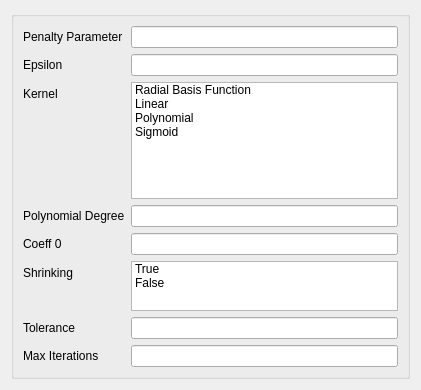
<?xml version="1.0" encoding="UTF-8"?>
<ui version="4.0">
 <class>Form</class>
 <widget class="QWidget" name="Form">
  <property name="geometry">
   <rect>
    <x>0</x>
    <y>0</y>
    <width>421</width>
    <height>390</height>
   </rect>
  </property>
  <property name="sizePolicy">
   <sizepolicy hsizetype="Ignored" vsizetype="Ignored">
    <horstretch>0</horstretch>
    <verstretch>0</verstretch>
   </sizepolicy>
  </property>
  <property name="windowTitle">
   <string>Form</string>
  </property>
  <layout class="QVBoxLayout" name="verticalLayout">
   <item>
    <widget class="QGroupBox" name="formGroupBox">
     <property name="toolTip">
      <string>&lt;html&gt;&lt;head/&gt;&lt;body&gt;&lt;p&gt;The method of Support Vector Classification can be extended to solve regression problems. This method is called Support Vector Regression.&lt;/p&gt;&lt;p&gt;The model produced by support vector classification (as described above) depends only on a subset of the training data, because the cost function for building the model does not care about training points that lie beyond the margin. Analogously, the model produced by Support Vector Regression depends only on a subset of the training data, because the cost function for building the model ignores any training data close to the model prediction.&lt;/p&gt;&lt;/body&gt;&lt;/html&gt;</string>
     </property>
     <layout class="QFormLayout" name="formLayout">
      <property name="fieldGrowthPolicy">
       <enum>QFormLayout::AllNonFixedFieldsGrow</enum>
      </property>
      <item row="0" column="0">
       <widget class="QLabel" name="cLabel">
        <property name="text">
         <string>Penalty Parameter</string>
        </property>
       </widget>
      </item>
      <item row="0" column="1">
       <widget class="QLineEdit" name="cLineEdit">
        <property name="value" stdset="0">
         <double>1.000000000000000</double>
        </property>
       </widget>
      </item>
      <item row="1" column="0">
       <widget class="QLabel" name="epsilonLabel">
        <property name="text">
         <string>Epsilon</string>
        </property>
       </widget>
      </item>
      <item row="1" column="1">
       <widget class="QLineEdit" name="epsilonLineEdit">
        <property name="value" stdset="0">
         <double>0.100000000000000</double>
        </property>
       </widget>
      </item>
      <item row="2" column="0">
       <widget class="QLabel" name="kernelLabel">
        <property name="text">
         <string>Kernel</string>
        </property>
       </widget>
      </item>
      <item row="2" column="1">
       <widget class="QListWidget" name="kernel_list">
        <property name="maximumSize">
         <size>
          <width>16777215</width>
          <height>120</height>
         </size>
        </property>
        <property name="selectionMode">
         <enum>QAbstractItemView::MultiSelection</enum>
        </property>
        <item>
         <property name="text">
          <string>Radial Basis Function</string>
         </property>
        </item>
        <item>
         <property name="text">
          <string>Linear</string>
         </property>
        </item>
        <item>
         <property name="text">
          <string>Polynomial</string>
         </property>
        </item>
        <item>
         <property name="text">
          <string>Sigmoid</string>
         </property>
        </item>
       </widget>
      </item>
      <item row="3" column="0">
       <widget class="QLabel" name="degreeLabel">
        <property name="text">
         <string>Polynomial Degree</string>
        </property>
       </widget>
      </item>
      <item row="3" column="1">
       <widget class="QLineEdit" name="degreeLineEdit"/>
      </item>
      <item row="4" column="0">
       <widget class="QLabel" name="coeff0Label">
        <property name="text">
         <string>Coeff 0</string>
        </property>
       </widget>
      </item>
      <item row="4" column="1">
       <widget class="QLineEdit" name="coeff0LineEdit"/>
      </item>
      <item row="5" column="0">
       <widget class="QLabel" name="shrinkingLabel">
        <property name="text">
         <string>Shrinking</string>
        </property>
       </widget>
      </item>
      <item row="5" column="1">
       <widget class="QListWidget" name="shrinking_list">
        <property name="maximumSize">
         <size>
          <width>16777215</width>
          <height>50</height>
         </size>
        </property>
        <property name="selectionMode">
         <enum>QAbstractItemView::MultiSelection</enum>
        </property>
        <item>
         <property name="text">
          <string>True</string>
         </property>
        </item>
        <item>
         <property name="text">
          <string>False</string>
         </property>
        </item>
       </widget>
      </item>
      <item row="6" column="0">
       <widget class="QLabel" name="toleranceLabel">
        <property name="text">
         <string>Tolerance</string>
        </property>
       </widget>
      </item>
      <item row="6" column="1">
       <widget class="QLineEdit" name="toleranceLineEdit">
        <property name="decimals" stdset="0">
         <number>3</number>
        </property>
        <property name="value" stdset="0">
         <double>0.001000000000000</double>
        </property>
       </widget>
      </item>
      <item row="7" column="0">
       <widget class="QLabel" name="maxIterationsLabel">
        <property name="text">
         <string>Max Iterations</string>
        </property>
       </widget>
      </item>
      <item row="7" column="1">
       <widget class="QLineEdit" name="maxIterationsLineEdit">
        <property name="minimum" stdset="0">
         <number>-1</number>
        </property>
        <property name="maximum" stdset="0">
         <number>9999999</number>
        </property>
        <property name="value" stdset="0">
         <number>-1</number>
        </property>
       </widget>
      </item>
     </layout>
    </widget>
   </item>
  </layout>
 </widget>
 <resources/>
 <connections/>
</ui>
